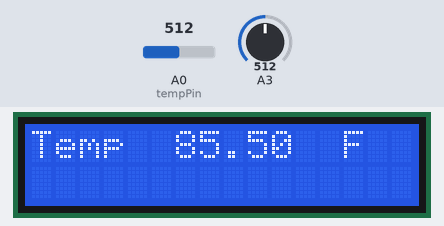
Recording of a sketch running on a simulated Arduino Uno, built with avr-gcc and run on an emulated ATmega328P. On the bench: 16×2 character LCD. The test bench sets the inputs (shaded band); at power-on: A0 (tempPin) = 512, A3 = 512. What the sketch prints to the serial monitor is not drawn.

Above: at 1.2 s.
1.3 s: A0 (tempPin) set to 716
At 2.0 s:
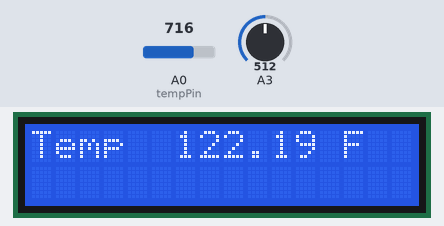
3.0 s: A0 (tempPin) set to 900
At 3.4 s:
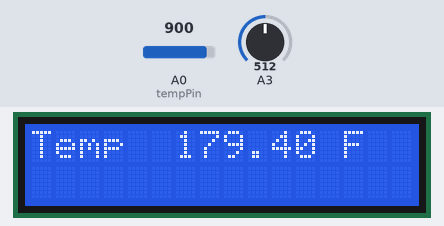
4.5 s: A0 (tempPin) set to 1023
At 6.0 s:
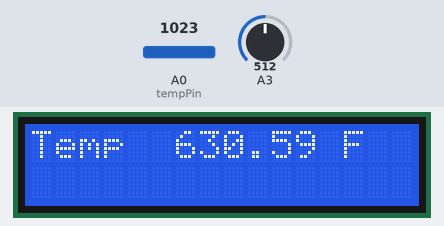
Timing chart, 0 to 7.5 s (numbered marks = the images above; inputs shaded):
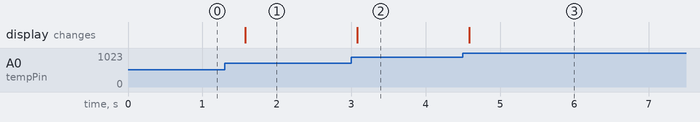

Measured:
- after the input at 1.3 s, the display: changes after 0.27 s (image 1)
- after the input at 3.0 s, the display: changes after 0.08 s (image 2)
- after the input at 4.5 s, the display: changes after 0.09 s (image 3)

The sketch:

Arduino_MCP9700_vs_Thermistor_Thermometer.ino
```cpp
#include <LiquidCrystal.h>
int tempPin = A0; //Pin for thermistor input
//                BS  E  D4 D5  D6 D7
LiquidCrystal lcd(7, 8, 9, 10, 11, 12);
void setup()
{
  lcd.begin(16, 2);
  // initialize the serial port for MCP9700
  Serial.begin(9600);
}
void loop()
{
  int tempReading = analogRead(tempPin);
  // This is OK
  double tempK = log(10000.0 * ((1024.0 / tempReading - 1)));
  tempK = 1 / (0.001129148 + (0.000234125 + (0.0000000876741 * tempK * tempK )) * tempK );       //  Temp Kelvin
  float tempC = tempK - 273.15;            // Convert Kelvin to Celcius
  float tempF = (tempC * 9.0)/ 5.0 + 32.0; // Convert Celcius to Fahrenheit
  /*  replaced
    float tempVolts = tempReading * 5.0 / 1024.0;
    float tempC = (tempVolts - 0.5) * 10.0;
    float tempF = tempC * 9.0 / 5.0 + 32.0;
  */
  // Display Temperature in C
  lcd.setCursor(0, 0);
  //lcd.print("Temp         C  ");
  // Display Temperature in F
  lcd.print("Temp         F  ");
  lcd.setCursor(6, 0);
  // Display Temperature in C
  //lcd.print(tempC);
  // Display Temperature in F
  lcd.print(tempF+8.5);
  delay(500);

  //Code for MCP9700 to serial output
    float temperature = 0.0;   // stores the calculated temperature
    int sample;                // counts through ADC samples
    float ten_samples = 0.0;   // stores sum of 10 samples

    // take 10 samples from the MCP9700
    for (sample = 0; sample < 10; sample++) {
        // convert A0 value to temperature
        temperature = ((float)analogRead(A3) * 5.0 / 1024.0) - 0.5;
        temperature = temperature / 0.01;
        // sample every 0.1 seconds
        delay(100);
        // sum of all samples
        ten_samples = ten_samples + temperature;
    }
    // get the average value of 10 temperatures
    temperature = (((ten_samples / 10.0) * 9) / 5) + 32;
    // send temperature out of serial port
    Serial.print(temperature);
    Serial.println(" deg. F");
    ten_samples = 0.0;
}
```
